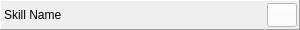
<?xml version="1.0" encoding="UTF-8"?>
<ui version="4.0">
 <class>SkillItem</class>
 <widget class="QFrame" name="SkillItem">
  <property name="geometry">
   <rect>
    <x>0</x>
    <y>0</y>
    <width>300</width>
    <height>30</height>
   </rect>
  </property>
  <property name="maximumSize">
   <size>
    <width>16777215</width>
    <height>30</height>
   </size>
  </property>
  <property name="windowTitle">
   <string>Frame</string>
  </property>
  <property name="autoFillBackground">
   <bool>true</bool>
  </property>
  <property name="frameShape">
   <enum>QFrame::Panel</enum>
  </property>
  <property name="frameShadow">
   <enum>QFrame::Raised</enum>
  </property>
  <layout class="QHBoxLayout" name="horizontalLayout">
   <property name="spacing">
    <number>6</number>
   </property>
   <property name="leftMargin">
    <number>2</number>
   </property>
   <property name="topMargin">
    <number>2</number>
   </property>
   <property name="rightMargin">
    <number>2</number>
   </property>
   <property name="bottomMargin">
    <number>2</number>
   </property>
   <item>
    <widget class="QPushButton" name="LabelButton">
     <property name="enabled">
      <bool>true</bool>
     </property>
     <property name="sizePolicy">
      <sizepolicy hsizetype="Minimum" vsizetype="Minimum">
       <horstretch>0</horstretch>
       <verstretch>0</verstretch>
      </sizepolicy>
     </property>
     <property name="autoFillBackground">
      <bool>false</bool>
     </property>
     <property name="styleSheet">
      <string notr="true">font: 9pt &quot;MS Shell Dlg 2&quot;; text-align:left;</string>
     </property>
     <property name="text">
      <string>Skill Name</string>
     </property>
     <property name="checkable">
      <bool>false</bool>
     </property>
     <property name="checked">
      <bool>false</bool>
     </property>
     <property name="default">
      <bool>false</bool>
     </property>
     <property name="flat">
      <bool>true</bool>
     </property>
    </widget>
   </item>
   <item>
    <widget class="QPushButton" name="CheckBox">
     <property name="maximumSize">
      <size>
       <width>30</width>
       <height>30</height>
      </size>
     </property>
     <property name="styleSheet">
      <string notr="true">background-color: rgb(255, 255, 255);</string>
     </property>
     <property name="text">
      <string/>
     </property>
     <property name="checkable">
      <bool>true</bool>
     </property>
     <property name="checked">
      <bool>false</bool>
     </property>
     <property name="autoDefault">
      <bool>false</bool>
     </property>
     <property name="default">
      <bool>false</bool>
     </property>
     <property name="flat">
      <bool>false</bool>
     </property>
    </widget>
   </item>
  </layout>
 </widget>
 <resources/>
 <connections/>
</ui>
